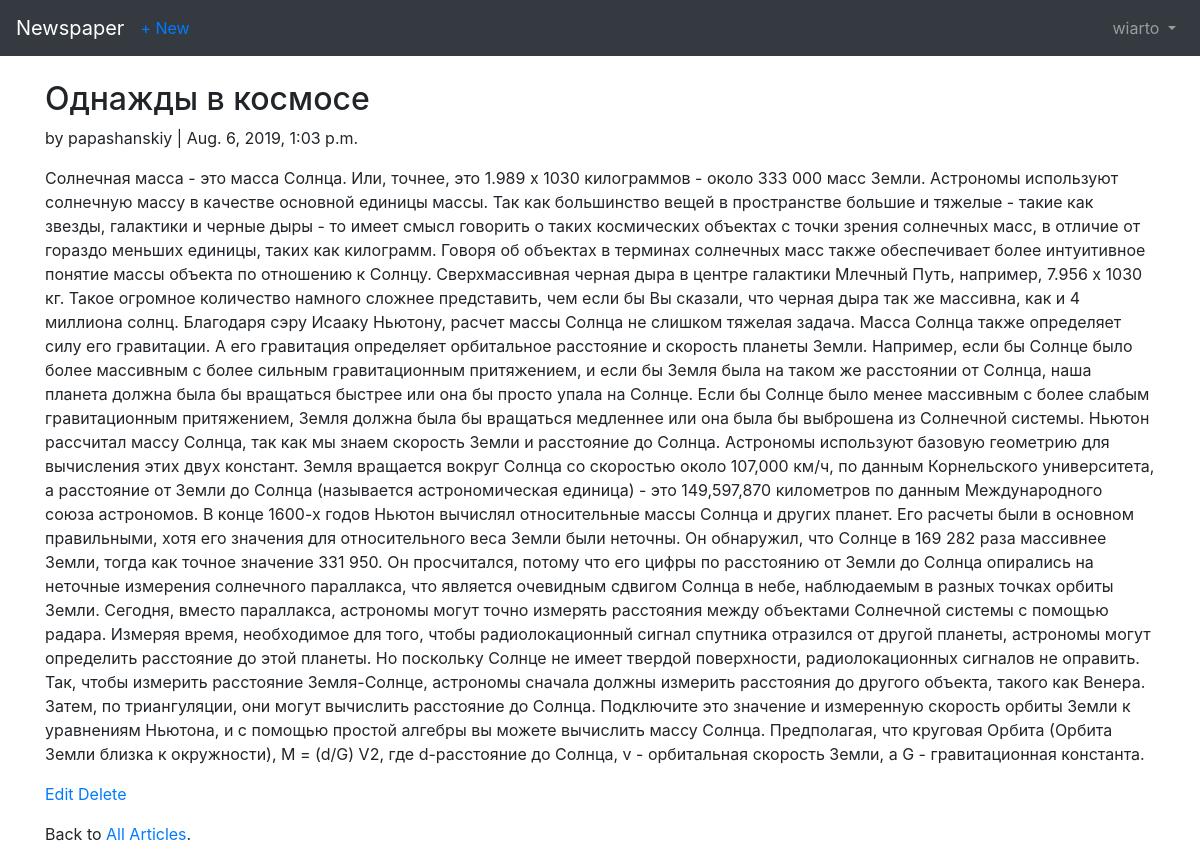
The app's page /articles/2/ (signed in) with its own data.
### users/models.py (models this page shows)
class CustomUser(AbstractUser):
    age = models.PositiveIntegerField(null=True, blank=True)

### articles/models.py (models this page shows, shortened)
class Article(models.Model):
    title = models.CharField(max_length=255)
    body = models.TextField()
    date = models.DateTimeField(auto_now_add=True)
    author = models.ForeignKey(
        get_user_model(),
        on_delete=models.CASCADE,
    )

### articles/views.py (the view)
# urls.py: path('<int:pk>/', ArticleDetailView.as_view(), name='article_detail'),
class ArticleDetailView(LoginRequiredMixin, DetailView):
    model = Article
    template_name = 'article_detail.html'
    login_url = 'login'

### templates/article_detail.html
{% extends 'base.html' %}
{% block content %}
    <div class="article-entry">
        <h2>{{ object.title }}</h2>
        <p>by {{ object.author }} | {{ object.date }} </p>
        <p>{{ object.body }}</p>
    </div>
    <p><a href="{% url 'article_edit' article.pk %}">Edit</a>
        <a href="{% url 'article_delete' article.pk %}">Delete</a></p>
    <p>Back to <a href="{% url 'article_list' %}">All Articles</a>.</p>
{% endblock content %}

### templates/base.html (shortened to what this page needs)
<!DOCTYPE html>
<html lang="en">
    <head>
        <link rel="stylesheet" href="https://stackpath.bootstrapcdn.com/bootstrap/4.1.3/css/bootstrap.min.css">
    </head>
    <body>
        <nav class="navbar navbar-expand-md navbar-dark bg-dark mb-4">
            <a class="navbar-brand" href="{% url 'home' %}">Newspaper</a>
            {% if user.is_authenticated %}
                <ul class="navbar-nav mr-auto">
                    <li class="nav-item"><a href="{% url 'article_new' %}">+ New</a></li>
                </ul>
            {% endif %}
            <div class="collapse navbar-collapse" id="navbarCollapse">
                {% if user.is_authenticated %}
                    <ul class="navbar-nav ml-auto">
                        <li class="nav-item">
                            <a class="nav-link dropdown-toggle" href="#" id="userMenu"
                            data-toggle="dropdown" aria-haspopup="true" aria-expanded="false">
                                {{ user.username }}
                            </a>
                        </li>
                    </ul>
                {% else %}
                    <form class="form-inline ml-auto">
                        <a href="{% url 'login' %}" class="btn btn-outline-secondary">Log In</a>
                        <a href="{% url 'signup' %}" class="btn btn-primary ml-2">Sign up</a>
                    </form>
                {% endif %}
            </div>
        </nav>
        <div class="container">
            {% block content %}
            {% endblock content %}
        </div>
    </body>
</html>

### records on screen
CustomUser: username "wiarto"
Article: title "Однажды в космосе", author "papashanskiy", date "Aug. 6, 2019, 1:03 p.m.", body "Солнечная масса - это масса Солнца. Или, точнее, это 1.989 x 1030 килограммов - около 333 000 масс Земли. Астрономы используют солнечную массу в качестве основной единицы массы. Так как большинство вещей в пространстве большие и тяжелые - такие как звезды, галактики и черные дыры - то имеет смысл говорить о таких космических объектах с точки зрения солнечных масс, в отличие от гораздо меньших единицы, таких как килограмм. Говоря об объектах в терминах солнечных масс также обеспечивает более интуитивное понятие массы объекта по отношению к Солнцу. Сверхмассивная черная дыра в центре галактики Млечный Путь, например, 7.956 х 1030 кг. Такое огромное количество намного сложнее представить, чем…"
